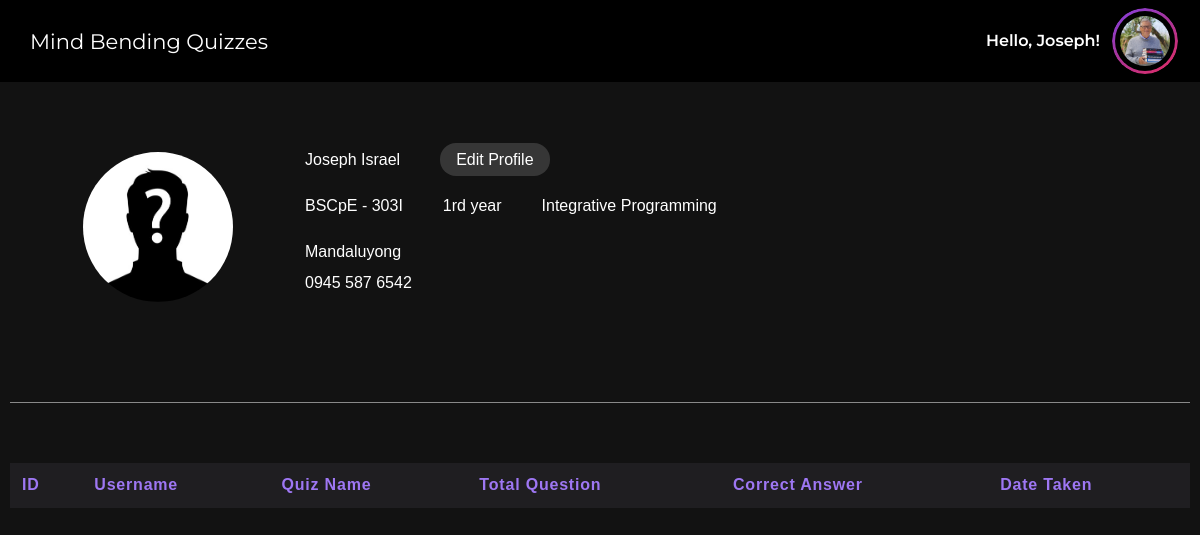
The page /components/profiles.php (signed in) on the database as committed earlier.
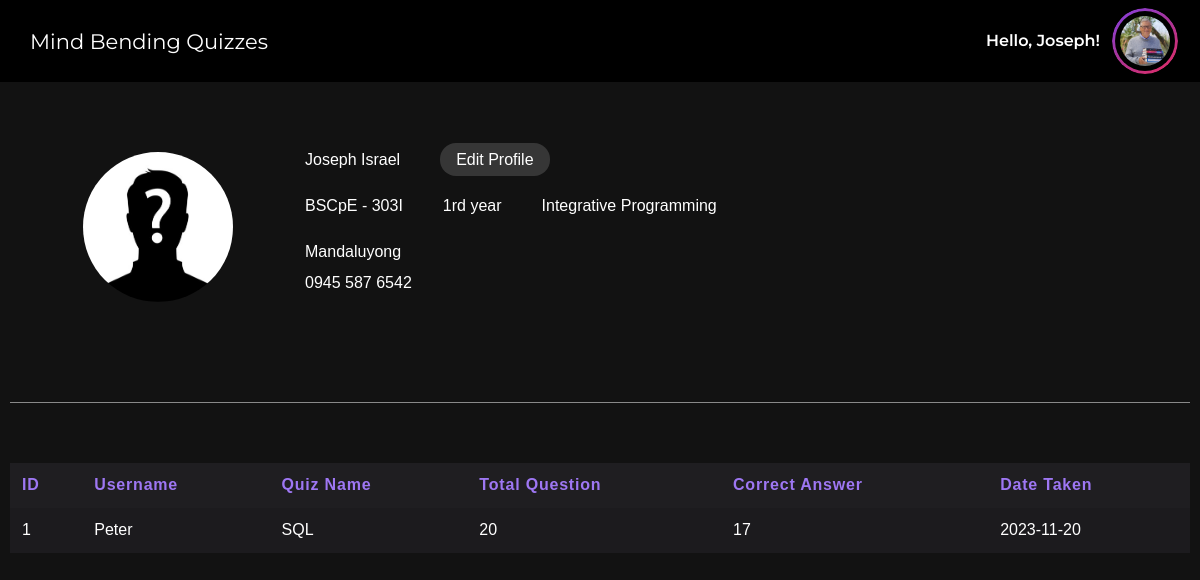
The same page on the database as committed later.
### tables this page shows
CREATE TABLE `user` (
  `id` int(11) NOT NULL,
  `firstname` varchar(55) NOT NULL,
  `lastname` varchar(55) NOT NULL,
  `middlename` varchar(55) NOT NULL,
  `course` varchar(55) NOT NULL,
  `yearlevel` varchar(55) NOT NULL,
  `subject` varchar(55) NOT NULL,
  `section` varchar(55) NOT NULL,
  `address` varchar(55) NOT NULL,
  `contactnumber` varchar(55) NOT NULL,
  `username` varchar(55) NOT NULL,
  `password` varchar(255) NOT NULL,
  `user_image` varchar(255) DEFAULT NULL
);

CREATE TABLE `quiz_results` (
  `id` int(5) NOT NULL,
  `username` varchar(55) NOT NULL,
  `quiz_name` varchar(55) NOT NULL,
  `total_question` varchar(55) NOT NULL,
  `correct_answer` varchar(55) NOT NULL,
  `quiz_date` date NOT NULL
);

### components/profiles.php (the view)
<?php
include 'user-header.php';
$res = mysqli_query($con,"select * from user where username = '$username'");
$row=mysqli_fetch_array($res);
$userId = $row['id'];
$userCourse = $row['course'];
$userYearLevel = $row['yearlevel'];
$userSubject = $row['subject'];
$userSection = $row['section'];
$userAddress = $row['address'];
$userContactNumber = $row['contactnumber'];
$userProfilePicture = $row['user_image'];
$profile_path = '';
if(empty($userProfilePicture)) {
    $profile_path = 'images/';
}
?>
<div class="profile-wrapper">
    <div class="profile-container">
        <div class="profile-left">
            <div class="profile-img">
                <img src="../<?php echo $profile_path ?><?php echo (!empty($userProfilePicture) ? $userProfilePicture : 'anonymous.jpg'); ?>" alt="Profile">
            </div>
        </div>
        <div class="profile-right">
            <div class="u-name">
                <p class="pname"><?php echo $firstname . " " . $lastname ?></p>
                <div class="site-btn-container">
                    <a href="edit-profile.php?id=<?php echo $userId ?>" class="site-btn">Edit Profile</a>
                </div>
            </div>
            <div class="profile-info">
                <div class="course"><?php echo $userCourse ?> - <?php echo $userSection ?></div>
                <div class="year-level"><?php echo $userYearLevel ?>rd year</div>
                <div class="subject"><?php echo $userSubject ?></div>
            </div>
            <div class="contact-info">
                <p class="address"><?php echo $userAddress ?></p>
                <p class="contact-number"><?php echo $userContactNumber ?></p>
            </div>
        </div>
    </div>
    <div class="profile-results">
         <table class="table">
      <thead>
        <tr class="t-head">
            <th>ID</th>
            <th>Username</th>
            <th>Quiz Name</th>
            <th>Total Question</th>
            <th>Correct Answer</th>
            <th>Date Taken</th>
        </tr>
      </thead>
      <tbody>
        <?php $res = mysqli_query($con,"select * from quiz_results"); ?>
        <?php while($row=mysqli_fetch_array($res)){?>
          <tr>
            <td><?php echo $row['id'] ?></td>
            <td><?php echo $row["username"] ?></td>
            <td><?php echo $row["quiz_name"] ?></td>
            <td><?php echo $row["total_question"] ?></td>
            <td><?php echo $row["correct_answer"] ?></td>
            <td><?php echo $row["quiz_date"] ?></td>
          </tr>
        <?php }?>
      </tbody>
    </table>
    </div>
</div>
</body>
</html>

### components/user-header.php (shortened to what this page needs)
<?php
if (isset($_SESSION['username'])) {
    $username = $_SESSION['username'];
    $firstname = $_SESSION['firstname'];
    $lastname = $_SESSION['lastname'];
} else {
    header('Location: ../index.php');
    exit();
}
?>
<!DOCTYPE html>
<html lang="en">
  <head>
    <link rel="stylesheet" href="../styles.css" />
  </head>
  <body class="<?php echo basename($_SERVER['PHP_SELF'], '.php'); ?>">
    <div class="header">
      <div class="header-inner">
        <div class="header-left">
          <h2 class="logo-name">Mind Bending Quizzes</h2>
        </div>
        <div class="header-right">
          <div class="profile-wrap">
            <div class="profile-images" onclick="toggleDropdown()">
              <p class="greet">Hello, <?php echo $firstname; ?>!</p>
              <div class="profile">
                <img
                  src="../images/efraim.jpg"
                  alt="Profile Picture"
                  class="profile-image"
                />
              </div>
            </div>
          </div>
        </div>
      </div>
    </div>

### styles.css (style rules this page uses)
body { font-family: Arial, sans-serif; margin: 0; }
.header { background-color: #222; color: #fff; padding: 10px; text-align: right; }
.profile { position: relative; display: inline-block; cursor: pointer; }
.greet, .profile, .profile-image { pointer-events: none; }
.profile-images { display: flex; align-items: center; gap: 20px; pointer-events: all; cursor: pointer; }
.profile::before { content: ""; pointer-events: none; position: absolute; z-index: -1; z-index: 2; inset: -8px; background: linear-gradient( 144deg, rgba(129, 64, 228, 1) 0%, rgba(170, 52, 152, 1) 48%, rgba(231, 44, 97, 1) 100% ); padding: 3px; border-radius: 50%; -webkit-mask: linear-gradient(#fff 0 0) content-box, linear-gradient(#fff 0 0); mask: linear-gradient(#fff 0 0) content-box, linear-gradient(#fff 0 0); -webkit-mask-composite: xor; mask-composite: exclude; transition: all ease-in 0.3s; }
.profile-images img { width: 50px; height: 50px; border-radius: 50%; object-fit: cover; }
html, body, div, span, applet, object, iframe, h1, h2, h3, h4, h5, h6, p, blockquote, pre, a, abbr, acronym, address, big, cite, code, del, dfn, em, img, ins, kbd, q, s, samp, small, strike, strong, sub, sup, tt, var, b, u, i, center, dl, dt, dd, ol, ul, li, fieldset, form, label, legend, table, caption, tbody, tfoot, thead, tr, th, td, article, aside, canvas, details, embed, figure, figcaption, footer, header, hgroup, menu, nav, output, ruby, section, summary, time, mark, audio, video { margin: 0; padding: 0; border: 0; font-size: 100%; font: inherit; vertical-align: baseline; }
body { line-height: 1; }
table { border-collapse: collapse; border-spacing: 0; }
a { text-decoration: none; color: #fff; outline: none; }
*, *::before, *::after { box-sizing: border-box; }
img { display: block; width: 100%; }
:root { --clr-primary: #8b3dff; --clr-secondary: #9e77f3; }
body { font-family: Arial, Helvetica, sans-serif; }
.header { position: fixed; top: 0; left: 0; z-index: 1007; font-family: "Montserrat", sans-serif; width: 100%; padding: 16px 30px; background: #000; }
.header-inner { align-items: center; display: flex; justify-content: space-between; max-width: 1180px; margin: 0 auto; }
.header-left { display: flex; align-items: center; gap: 16px; }
.logo-name { font-size: 21px; color: #fff; }
.header-right { display: flex; align-items: center; gap: 16px; font-weight: 600; white-space: nowrap; }
.table { width: 100%; border-collapse: collapse; margin-top: 20px; }
.table th, .table td { padding: 12px; max-width: 250px; text-align: left; vertical-align: middle; line-height: 1.3; }
.table th { background-color: #2c353f; color: #fff; font-weight: bold; color: var(--clr-secondary); letter-spacing: 0.05em; }
.t-head { font-size: 16px; }
.table tbody tr:nth-child(odd) { background-color: #222830; }
.profiles .table tbody tr:nth-child(odd) { background-color: #1c1b1e; }
.edit-profile, .profiles { background: #121212; }
.profile-img img { width: 150px; height: 150px; border-radius: 50%; object-fit: cover; }
.profile-wrapper { margin-top: 152px; }
.profile-container { display: grid; grid-template-columns: 25% 75%; max-width: 1180px; margin: 0 auto; padding-bottom: 100px; border-bottom: 1px solid rgb(255 255 255 / 0.5); }
.profile-left { display: flex; justify-content: center; }
.profile-right { color: #fff; }
.u-name { display: flex; align-items: center; gap: 40px; margin-bottom: 30px; }
.profile-info { display: flex; align-items: center; gap: 40px; margin-bottom: 30px; }
.address { margin-bottom: 15px; }
.profile-right .site-btn { padding: 8px 16px; background: #363636; border-radius: 16px; transition: ease 0.3s; }
.profile-results { max-width: 1180px; margin: 60px auto; }
.profiles .table { color: #fff; }
.profiles .table th { background: #1f1e21; }
html { scroll-behavior: smooth; }

Rows that differ between the two databases and show on the page:
added quiz_results: id "1", username "Peter", quiz_name "SQL", total_question "20", correct_answer "17", quiz_date "2023-11-20"
